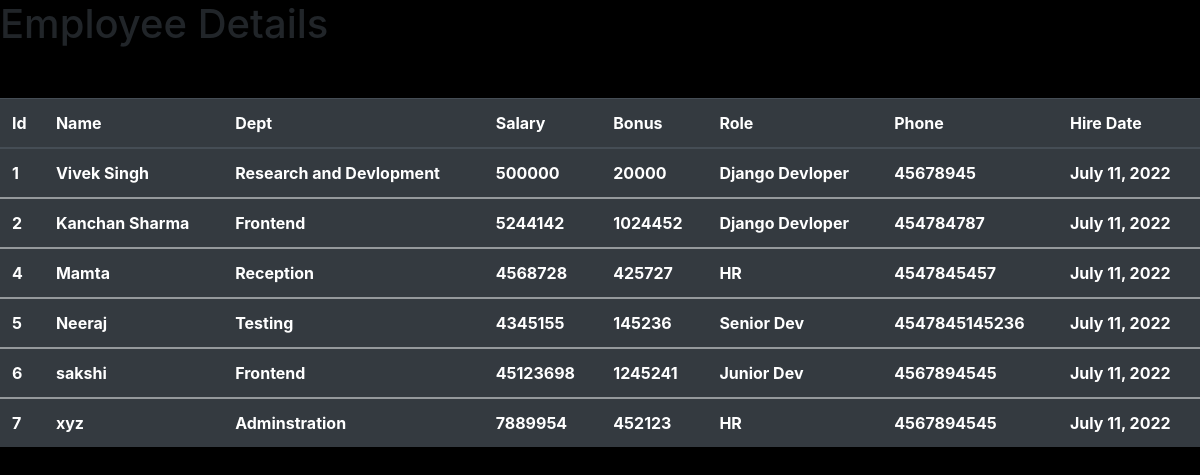
Before: /view with the older database file.
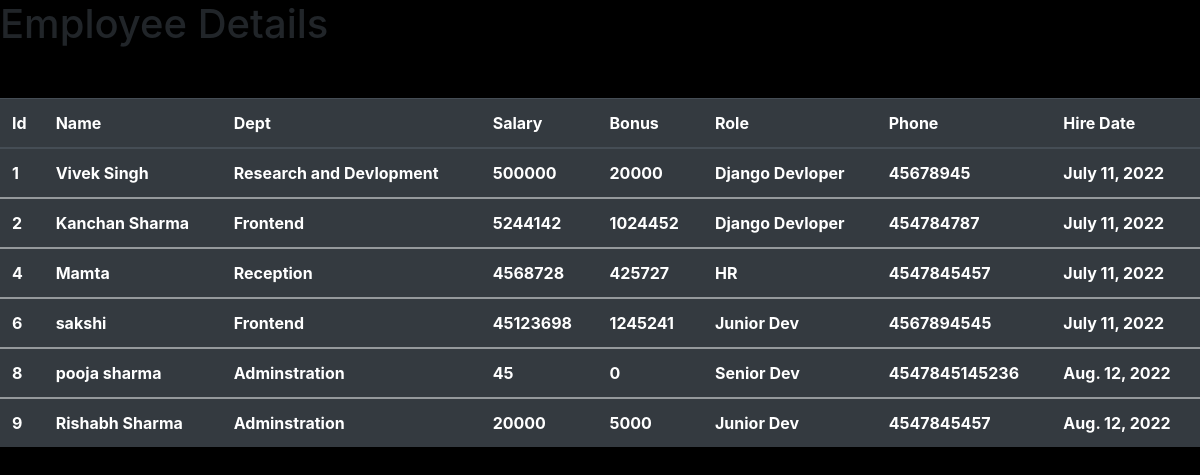
After: the same page with the newer database file.
### users/models.py (models this page shows)
class employee(models.Model):
    name = models.CharField(max_length=150)
    dept = models.ForeignKey(department, on_delete=models.CASCADE, blank=True)
    salary = models.IntegerField(default=0)
    bonus = models.IntegerField(default=0)
    role = models.ForeignKey(Role, on_delete=models.CASCADE)
    phone = models.CharField(max_length=200)
    hire_date = models.DateField(auto_now_add=True)
    def __str__(self):
        return (f"({self.name} {self.dept})")

class department(models.Model):
    name = models.CharField(max_length=150, null=True)
    location = models.CharField(max_length=100)
    def __str__(self):
        return self.name

class Role(models.Model):
    name = models.CharField(max_length=150)
    def __str__(self):
        return self.name

### users/views.py (the view)
# urls.py: path('view', views.viewemp, name='viewemp'),
def viewemp(request):
    data = employee.objects.all()
    context = {'data': data}
    print(data)
    return render(request, 'view_emp.html', context)

### users/templates/view_emp.html (shortened to what this page needs)
<!doctype html>
{% load static %}
<html lang="en">
<head>
    <link rel="stylesheet" href="https://cdn.jsdelivr.net/npm/bootstrap@4.3.1/dist/css/bootstrap.min.css"
>
    <link rel="stylesheet" href="text/css" href="{% static 'homee.css' %}">
</head>
<body style="background-color: black;">
    <h1 id="add">Employee Details</h1>
    <div class="table">
        <table style="margin-top:50px">
            <table class="table table-dark">
                <thead>
                    <tr>
                        <th scope="col">Id</th>
                        <th scope="col">Name</th>
                        <th scope="col">Dept</th>
                        <th scope="col">Salary</th>
                        <th scope="col">Bonus</th>
                        <th scope="col">Role</th>
                        <th scope="col">Phone</th>
                        <th scope="col">Hire Date</th>
                    </tr>
                </thead>
                {% for i in data %}
                <tbody>
                    <tr>
                        <th scope="col">{{i.id}}</th>
                        <th scope="col">{{i.name}}</th>
                        <th scope="col">{{i.dept}}</th>
                        <th scope="col">{{i.salary}}</th>
                        <th scope="col">{{i.bonus}}</th>
                        <th scope="col">{{i.role}}</th>
                        <th scope="col">{{i.phone}}</th>
                        <th scope="col">{{i.hire_date}}</th>
                </tbody>
                {% endfor %}
            </table>
        </table>
    </div>
</body>
</html>

Changed rows visible on the page:
removed employee: id "5", name "Neeraj", dept "Testing", salary "4345155", bonus "145236", role "Senior Dev", phone "4547845145236", hire_date "July 11, 2022"
removed employee: id "7", name "xyz", dept "Adminstration", salary "7889954", bonus "452123", role "HR", phone "4567894545", hire_date "July 11, 2022"
added employee: id "8", name "pooja sharma", dept "Adminstration", salary "45", bonus "0", role "Senior Dev", phone "4547845145236", hire_date "Aug. 12, 2022"
added employee: id "9", name "Rishabh Sharma", dept "Adminstration", salary "20000", bonus "5000", role "Junior Dev", phone "4547845457", hire_date "Aug. 12, 2022"
